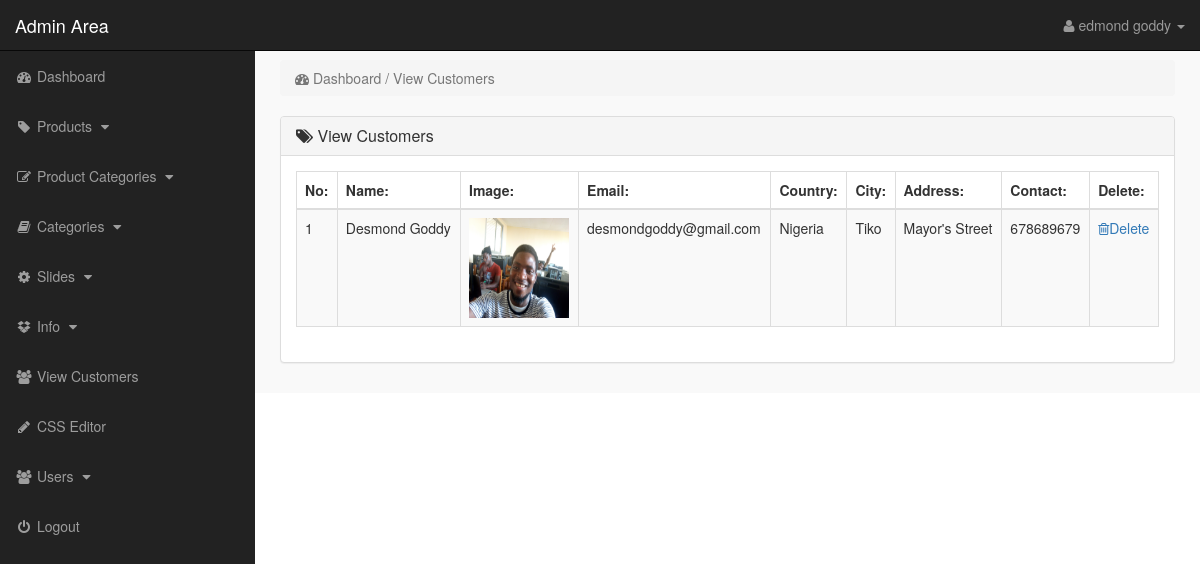
Page /admin_area/index.php?view_customers (signed in) on the committed database.
### tables this page shows
CREATE TABLE `customers` (
  `customer_id` int(6) NOT NULL,
  `email_address` varchar(50) NOT NULL,
  `password` varchar(50) NOT NULL,
  `first_name` varchar(50) DEFAULT NULL,
  `last_name` varchar(50) NOT NULL,
  `address` varchar(255) DEFAULT NULL,
  `city` varchar(50) DEFAULT NULL,
  `state` varchar(50) DEFAULT NULL,
  `zipcode` varchar(10) DEFAULT NULL,
  `country` varchar(50) DEFAULT NULL,
  `contact` varchar(15) DEFAULT NULL,
  `image` text NOT NULL,
  `customer_ip` varchar(200) NOT NULL
);

### admin_area/view_customers.php (the view, shortened to what this page needs)
<div class="row">
	<div class="col-lg-12">
		<ol class="breadcrumb">
			<li class="active">
				<i class="fa fa-dashboard"></i> Dashboard / View Customers
			</li>
		</ol>
	</div>
</div>
<div class="row">
	<div class="col-lg-12">
		<div class="panel panel-default">
			<div class="panel-heading">
				<h3 class="panel-title">
					<i class="fa fa-tags"></i> View Customers
				</h3>
			</div>
			<div class="panel-body">
				<div class="table-responsive">
					<table class="table table-striped table-bordered table-hover">
						<thead>
							<tr>
								<th>No:</th>
								<th>Name:</th>
								<th>Image:</th>
								<th>Email:</th>
								<th>Country:</th>
								<th>City:</th>
								<th>Address:</th>
								<th>Contact:</th>
								<th>Delete:</th>
							</tr>
						</thead>
						<tbody>
							<?php
							$get_c = "SELECT * FROM customers ";
							$run_c = mysqli_query($con, $get_c);
							$i = 0;
							while ($row_c = mysqli_fetch_array($run_c)) {
								$c_id = $row_c["customer_id"];
								$c_name = $row_c["first_name"]." ".$row_c["last_name"];
								$c_img = $row_c["image"];
								$c_email = $row_c["email_address"];
								$c_country = $row_c["country"];
								$c_city = $row_c["city"];
								$c_address = $row_c["address"];
								$c_contact = $row_c["contact"];
								$i++;
							?>
							<tr>
								<td> <?php echo $i; ?> </td>
								<td> <?php echo $c_name; ?> </td>
								<td> <img style="width: 100px; height: 100px" src="../customer/customer_images/<?php echo $c_img; ?>" > </td>
								<td> <?php echo $c_email; ?> </td>
								<td> <?php echo $c_country; ?> </td>
								<td> <?php echo $c_city; ?> </td>
								<td> <?php echo $c_address; ?> </td>
								<td> <?php echo $c_contact; ?> </td>
								<td>
									<a href="index.php?delete_customer=<?php echo $c_id; ?>">
										<i class="fa fa-trash-o"></i>Delete
									</a>
								</td>
							</tr>
						    <?php  }   ?>
						</tbody>
					</table>
				</div>
			</div>
		</div>
	</div>
</div>

### admin_area/includes/sidebar.php (shortened to what this page needs)
<nav class="navbar navbar-inverse navbar-fixed-top">
	<div class="navbar-header">
		<a href="index.php?dashboard" class="navbar-brand">Admin Area</a>
	</div>
	<ul class="nav navbar-right top-nav ">
		<li class="dropdown">
			<a href="#" class="dropdown-toggle" data-toggle="dropdown">
				<i class="fa fa-user"></i> <?php echo $admin_name; ?> <b class="caret"></b>
			</a>
		</li>
	</ul>
	<div class="collapse navbar-collapse navbar-ex1-collapse">
		<ul class="nav navbar-nav side-nav">
			<li>
				<a href="index.php?dashboard">
					<i class="fa fa-fw fa-dashboard"></i> Dashboard
				</a>
			</li>
			<li>
				<a href="#" data-toggle="collapse" data-target="#products">
					<i class="fa fa-fw fa-tag"></i> Products
					<i class="fa fa-fw fa-caret-down"></i>
				</a>
			</li>
			<li>
				<a href="#" data-toggle="collapse" data-target="#p_cat">
					<i class="fa fa-fw fa-edit"></i> Product Categories
					<i class="fa fa-fw fa-caret-down"></i>
				</a>
			</li>
			<li>
				<a href="#" data-toggle="collapse" data-target="#cat">
					<i class="fa fa-fw fa-book"></i> Categories
					<i class="fa fa-fw fa-caret-down"></i>
				</a>
			</li>
			<li>
				<a href="#" data-toggle="collapse" data-target="#slides">
					<i class="fa fa-fw fa-gear"></i> Slides
					<i class="fa fa-fw fa-caret-down"></i>
				</a>
			</li>
			<li>
				<a href="#" data-toggle="collapse" data-target="#boxes">
					<i class="fa fa-fw fa-dropbox"></i> Info
					<i class="fa fa-fw fa-caret-down"></i>
				</a>
			</li>
			<li>
				<a href="index.php?view_customers">
					<i class="fa fa-fw fa-users"></i> View Customers
			    </a>
		    </li>
			<li>
				<a href="index.php?edit_css">
					<i class="fa fa-fw fa-pencil"></i> CSS Editor
			    </a>
		    </li>
			<li>
				<a href="#" data-toggle="collapse" data-target="#users">
					<i class="fa fa-fw fa-users"></i> Users
					<i class="fa fa-fw fa-caret-down"></i>
				</a>
			</li>
			<li>
				<a href="logout.php">
					<i class="fa fa-fw fa-power-off"></i> Logout
			    </a>
		    </li>
		</ul>
	</div>
</nav>

### admin_area/css/style.css (style rules this page uses)
body { margin-top: 100px; }
@media (min-width: 768px) { body { margin-top: 50px; } }
.top-nav { padding: 0 15px; }
.top-nav > li { float: left; display: inline-block; }
.top-nav > li > a { color: #999999; line-height: 20px; padding-top: 15px; padding-bottom: 15px; }
@media (min-width: 768px) { .side-nav { position: fixed; top: 51px; bottom: 0; width: 255px; overflow-y: auto; overflow-x: hidden; background-color: #222222; padding-bottom: 40px; border-radius: 0; } }
@media (min-width: 768px) { .side-nav > li > a { width: 255px; } }
.panel-body { border-radius: 5px; }

### rows in the picture
customers: c_name "Desmond Goddy", image (picture), email_address "desmondgoddy@gmail.com", country "Nigeria", city "Tiko", address "Mayor's Street", contact "678689679"

### other values in the picture
$admin_name "edmond goddy"
